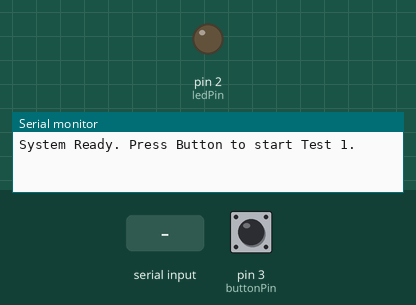
The sketch below on a simulated Teensy 4. On the bench: output pins drawn as LEDs (lit = HIGH), the last lines printed to the serial monitor. The inputs (shaded band) are chosen by the test bench; at power-on: pin 3 (buttonPin) LOW. Storage starts empty.

Above: at 1.2 s.
1.3 s: pin 3 (buttonPin) pulled HIGH for 0.15 s
At 2.2 s:
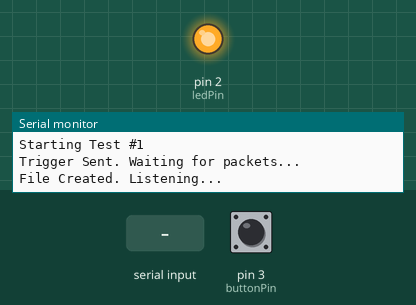
3.0 s: "90,45\n" received over the second serial link
At 26.2 s:
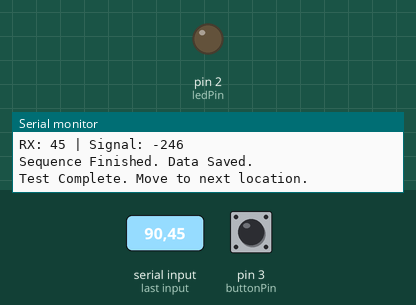
Timing chart, 0 to 26.5 s (numbered marks = the images above; inputs shaded):
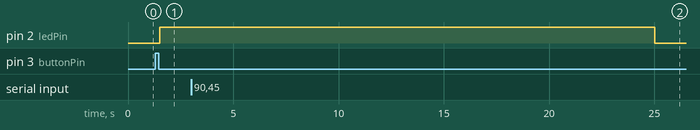

The sketch:

LoRa_Testing_Reciever.ino
```cpp
#include <SD.h>
#include <SPI.h> // Required by SD.h

const int ledPin = 2;          // Renamed to match usage in loop
const int buttonPin = 3;       // Renamed to match usage in loop

// --- GLOBAL VARIABLES ---
int test_counter = 1;          // Initialize the counter
File dataFile;                 // Define the file object

void setup() {
  Serial.begin(9600);      // For PC Monitor
  Serial2.begin(9600);  // For Ebyte LoRa (Must match module baud)

  pinMode(ledPin, OUTPUT);
  pinMode(buttonPin, INPUT);

  // Initialize SD Card (Teensy 4.1 specific)
  if (!SD.begin(BUILTIN_SDCARD)) {
    Serial.println("SD Card Failed!");
    // Blink LED fast if SD fails
    while(1) {
      digitalWrite(ledPin, HIGH); delay(100);
      digitalWrite(ledPin, LOW); delay(100);
    }
  }
  Serial.println("System Ready. Press Button to start Test 1.");
}

void loop() {
  if (digitalRead(buttonPin) == HIGH) {   // checks for button press (Active Low)
   delay(200); // Debounce

   digitalWrite(ledPin, HIGH);   // LED on to indicate "Busy"
   Serial.print("Starting Test #");
   Serial.println(test_counter);

   // Create dynamic filename
   char filename[15];
   snprintf(filename, sizeof(filename), "TEST_%d.CSV", test_counter);

   // Send Trigger to Base Station
   // We use 'print' not 'println' so we don't send extra newline characters
   Serial2.print('S');
   Serial.println("Trigger Sent. Waiting for packets...");

   // Run the recording function
   run_test_sequence(filename);

   test_counter++;            // Increment for next distance
   digitalWrite(ledPin, LOW); // LED off
   Serial.println("Test Complete. Move to next location.");
  }
}

void run_test_sequence(const char* filename) {
  // 1. Open SD File
  dataFile = SD.open(filename, FILE_WRITE);

  if (dataFile) {
    dataFile.println("PacketCount, RSSI");
    Serial.println("File Created. Listening...");
  } else {
    Serial.println("Error opening SD file!");
    return;
  }

  // 2. Variables
  int packetsReceived = 0;
  unsigned long lastPacketTime = millis();
  const unsigned long timeout = 22000; // 22s Timeout (Allowing 20s for transmission + buffer)

  // 3. Listening Loop
  while (packetsReceived < 1000 && (millis() - lastPacketTime < timeout)) {

    // Check if data is available
    if (Serial2.available()) {

      // Reset timeout watchdog
      lastPacketTime = millis();

      // A. Parse the Number (1, 2, 3...)
      // parseInt reads characters until it hits a non-digit (or timeout)
      int count = Serial2.parseInt();

      // B. Wait for RSSI Byte
      // CRITICAL: parseInt might finish before the RSSI byte arrives in the buffer.
      // We wait up to 10ms for that final byte to appear.
      unsigned long waitStart = millis();
      while (!Serial2.available() && (millis() - waitStart < 10));

      if (Serial2.available()) {
         // C. Read RSSI Byte
         int rssiRaw = Serial2.read();

         // Ebyte Logic: RSSI = -(256 - ByteVal)
         int rssi = -(256 - rssiRaw);

         // D. Log Data
         if (count > 0) { // Filter out any parsing zeros/errors
           dataFile.print(count);
           dataFile.print(",");
           dataFile.println(rssi);

           Serial.print("RX: "); Serial.print(count);
           Serial.print(" | Signal: "); Serial.println(rssi);

           packetsReceived++;
         }
      }
    }
  }

  // 4. Save and Close
  dataFile.close();
  Serial.println("Sequence Finished. Data Saved.");
}
```

Measured:
- after the input at 1.3 s, pin 2 (ledPin): LOW → HIGH after 0.20 s
- after the input at 3.0 s, pin 2 (ledPin): HIGH → LOW after 22.0 s instead of 20.5 s
